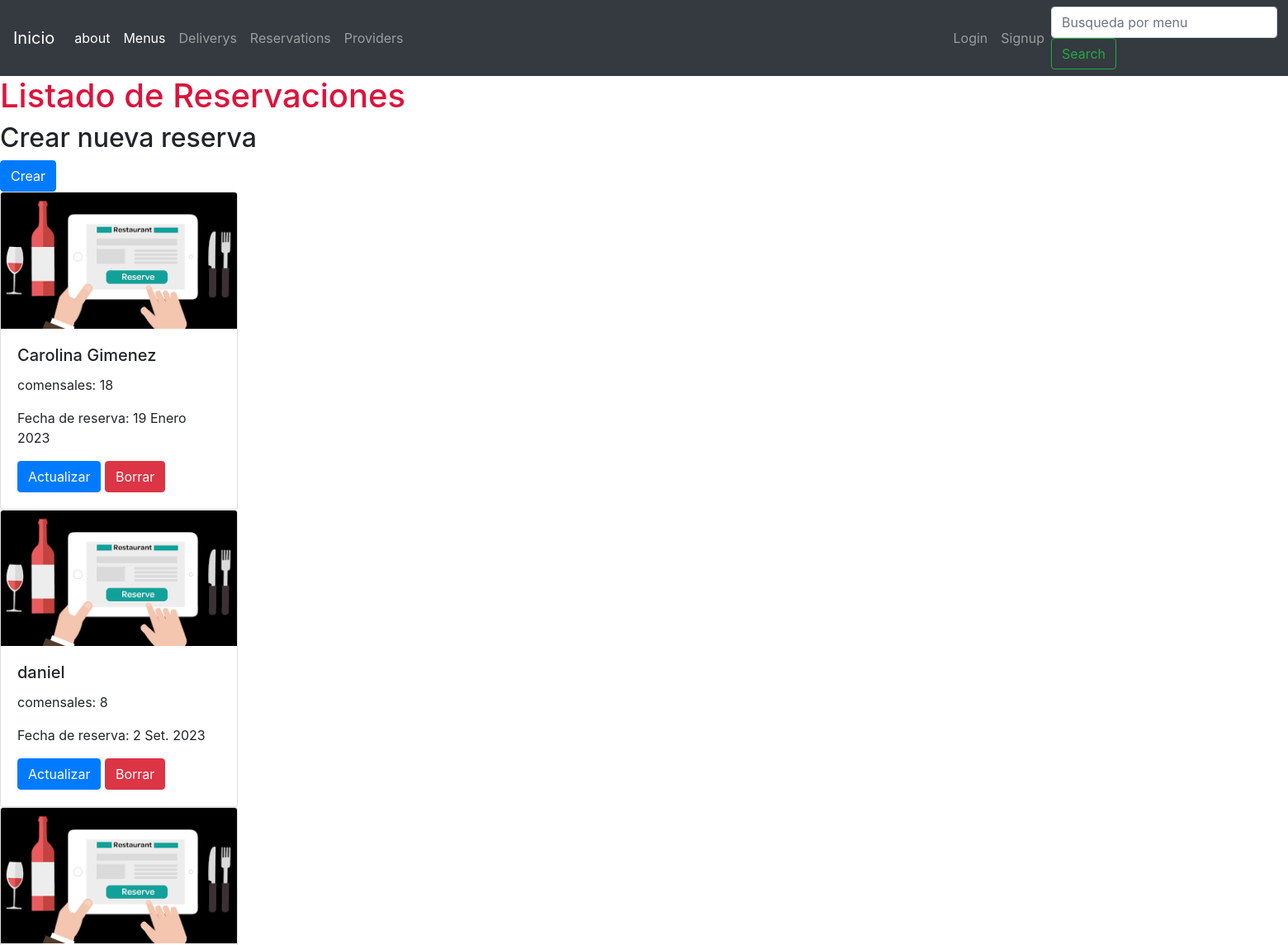
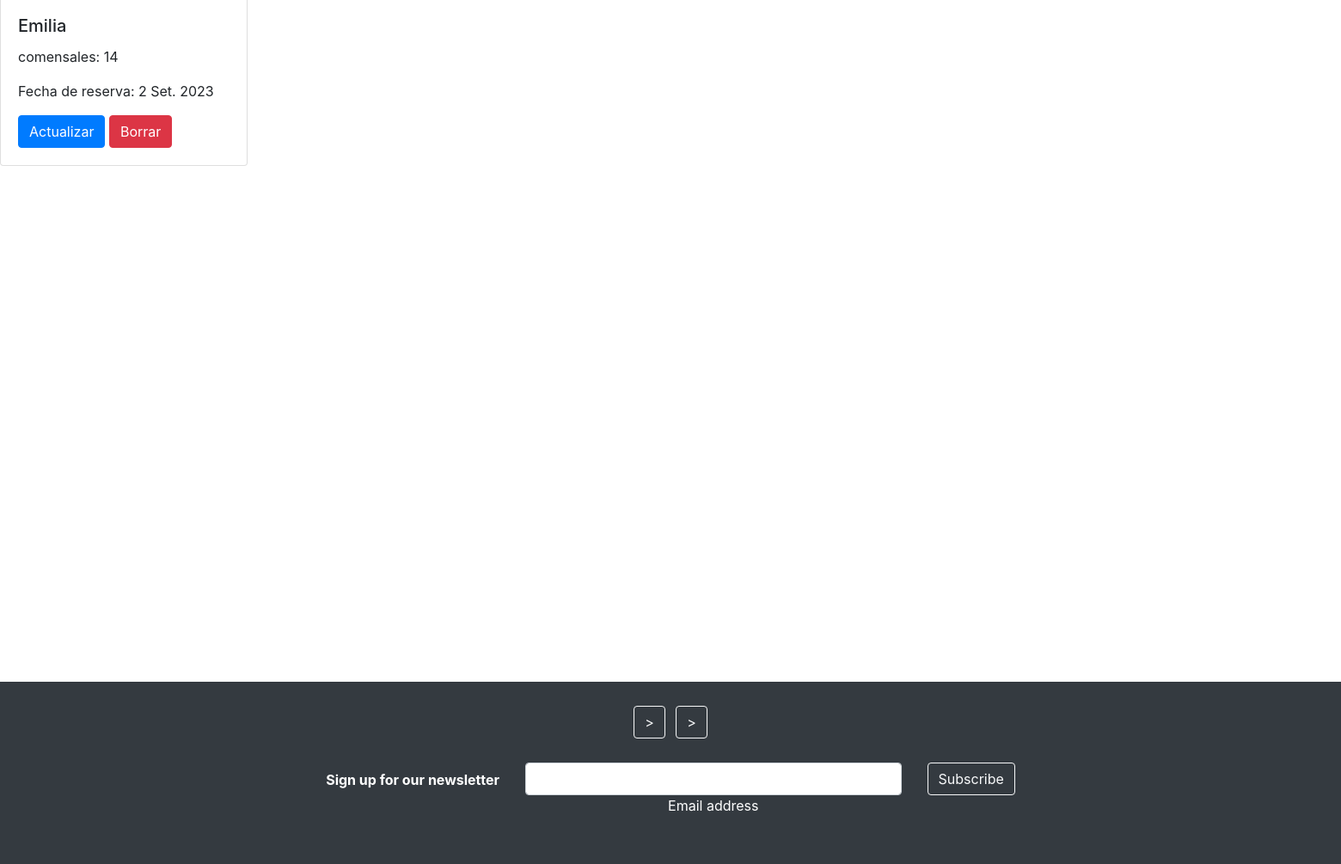
The page /reservations/list-reservations/ on the database its author committed (2 pictures, top to bottom).
### reservations/models.py (models this page shows, shortened)
class Reservations(models.Model):
    name = models.CharField(max_length=100, verbose_name= 'nombre')
    dinner = models.IntegerField(verbose_name= 'comensales')
    reservation_date = models.DateField(verbose_name= 'fecha de reserva')
    class Meta:
        verbose_name = 'Reservacion'
        verbose_name_plural = 'Reservaciones'

### reservations/views.py (the view)
# urls.py: path('list-reservations/', ReservationsListView.as_view(), name = 'list_providers'),
class ReservationsListView(ListView):
    model = Reservations
    template_name = 'reservations/list_reservations.html'
    success_url = '/reservations/list-reservations/'

### templates/reservations/list_reservations.html (shortened to what this page needs)
{% extends 'base.html' %}
{% block content %}
<h1 style="color:crimson;"> Listado de Reservaciones</h1>
<h2> Crear nueva reserva </h2>  <a href="/reservations/create-reservation/" class="btn btn-primary">Crear</a>
{% for reservation in object_list %}
<div class="card" style="width: 18rem;">
    <img class="card-img-top" alt="...">
    <div class="card-body">
      <h5 class="card-title">{{reservation.name}}</h5>
      <p class="card-text">comensales: {{reservation.dinner}}</p>
      <p>Fecha de reserva: {{reservation.reservation_date}}</p>
      <a href="/reservations/update-reservation/{{reservation.id}}" class="btn btn-primary">Actualizar</a>
      <a href="/reservations/delete-reservation/{{reservation.id}}" class="btn btn-danger">Borrar</a>
    </div>
  </div>
{% endfor %}
{% endblock %}

### rows shown on the page
Reservations: name "Carolina Gimenez", dinner "18", reservation_date "19 Enero 2023"
Reservations: name "daniel", dinner "8", reservation_date "2 Set. 2023"
Reservations: name "Emilia", dinner "14", reservation_date "2 Set. 2023"
